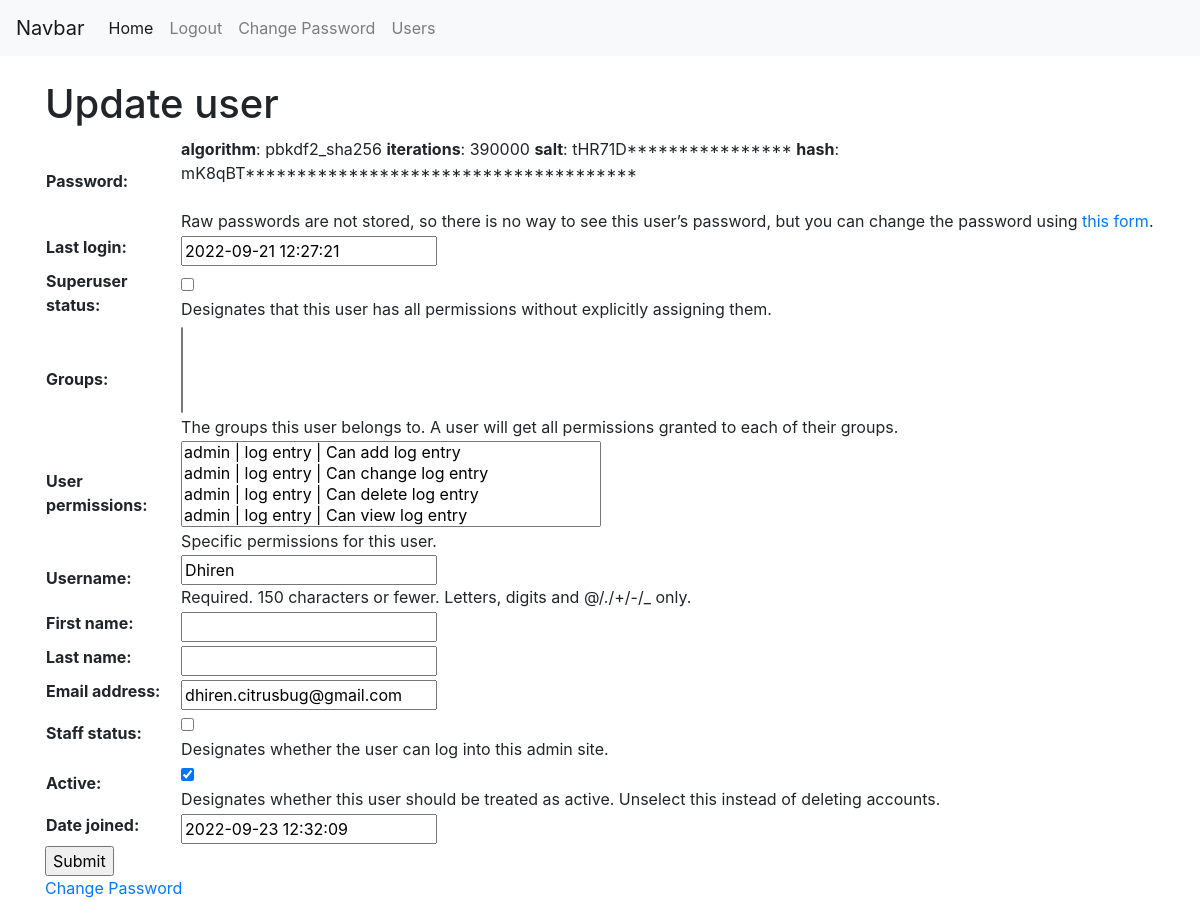
The app's page /app1/user_update/ (signed in), older data.
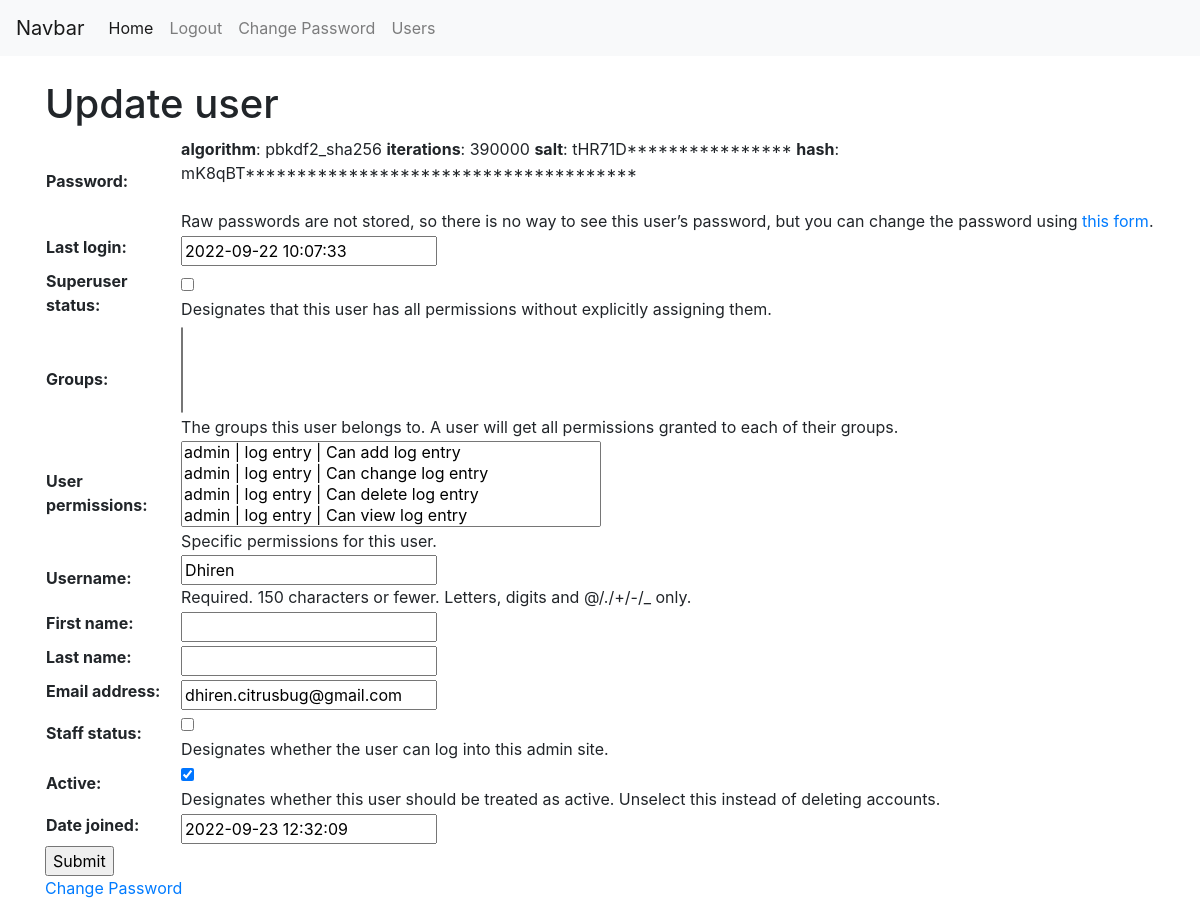
The same page, newer data.
### app1/models.py (models this page shows)
class MyUser(AbstractBaseUser,PermissionsMixin):
    username = models.CharField(verbose_name='Username',max_length=40, unique=True)
    email = models.EmailField(verbose_name='Email ID',max_length=40,unique=True)
    fname = models.CharField(max_length=40)
    lname = models.CharField(max_length=40)
    is_active = models.BooleanField(default=True)
    is_admin = models.BooleanField(default=False)
    is_staff = models.BooleanField(default=False)
    is_superuser = models.BooleanField(default=False)
    USERNAME_FIELD = 'username'
    REQUIRED_FIELDS = ['email']
    objects = MyUserManager()

### app1/views.py (the view)
# urls.py: path('user_update/',UserUpdate.as_view(),name='user_update'),
class UserUpdate(UpdateView):
    form_class = UserChangeForm
    template_name = 'user_update.html'
    success_url = reverse_lazy('index')
    def get_object(self):
        return self.request.user

### app1/templates/user_update.html (shortened to what this page needs)
{% extends 'base.html' %}
{% block content %}
<div class="container">
    <h1>Update user</h1>
    <form action="" method="post" novalidate>
        <table>
            {{form}}
        </table>
        <input type="submit">
    </form>
    <a href="{% url 'change_password' %}"> Change Password </a>
</div>
    {% endblock %}

Row changes from the older to the newer data that the page shows:
changed MyUser "Dhiren": last_login "2022-09-21 12:27:21" → "2022-09-22 10:07:33"
